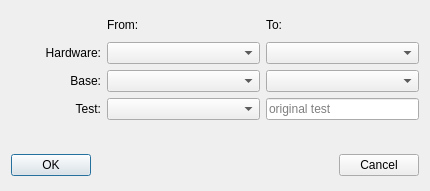
<?xml version="1.0" encoding="UTF-8"?>
<ui version="4.0">
 <class>NewProjectDialog</class>
 <widget class="QDialog" name="NewProjectDialog">
  <property name="geometry">
   <rect>
    <x>0</x>
    <y>0</y>
    <width>430</width>
    <height>191</height>
   </rect>
  </property>
  <property name="sizePolicy">
   <sizepolicy hsizetype="Minimum" vsizetype="Fixed">
    <horstretch>0</horstretch>
    <verstretch>0</verstretch>
   </sizepolicy>
  </property>
  <property name="minimumSize">
   <size>
    <width>0</width>
    <height>191</height>
   </size>
  </property>
  <property name="maximumSize">
   <size>
    <width>16777215</width>
    <height>191</height>
   </size>
  </property>
  <property name="windowTitle">
   <string>Dialog</string>
  </property>
  <layout class="QGridLayout" name="gridLayout">
   <item row="0" column="0">
    <layout class="QVBoxLayout" name="verticalLayout_4">
     <item>
      <layout class="QHBoxLayout" name="horizontalLayout">
       <item>
        <layout class="QVBoxLayout" name="verticalLayout_3">
         <item>
          <widget class="QLabel" name="NewProjectLabel_4">
           <property name="sizePolicy">
            <sizepolicy hsizetype="Fixed" vsizetype="Fixed">
             <horstretch>0</horstretch>
             <verstretch>0</verstretch>
            </sizepolicy>
           </property>
           <property name="minimumSize">
            <size>
             <width>90</width>
             <height>22</height>
            </size>
           </property>
           <property name="maximumSize">
            <size>
             <width>90</width>
             <height>22</height>
            </size>
           </property>
           <property name="text">
            <string/>
           </property>
           <property name="alignment">
            <set>Qt::AlignRight|Qt::AlignTrailing|Qt::AlignVCenter</set>
           </property>
          </widget>
         </item>
         <item>
          <widget class="QLabel" name="hardwareLabel">
           <property name="sizePolicy">
            <sizepolicy hsizetype="Fixed" vsizetype="Fixed">
             <horstretch>0</horstretch>
             <verstretch>0</verstretch>
            </sizepolicy>
           </property>
           <property name="minimumSize">
            <size>
             <width>90</width>
             <height>22</height>
            </size>
           </property>
           <property name="maximumSize">
            <size>
             <width>90</width>
             <height>22</height>
            </size>
           </property>
           <property name="text">
            <string>Hardware:</string>
           </property>
           <property name="alignment">
            <set>Qt::AlignRight|Qt::AlignTrailing|Qt::AlignVCenter</set>
           </property>
          </widget>
         </item>
         <item>
          <widget class="QLabel" name="baseLabel">
           <property name="sizePolicy">
            <sizepolicy hsizetype="Fixed" vsizetype="Fixed">
             <horstretch>0</horstretch>
             <verstretch>0</verstretch>
            </sizepolicy>
           </property>
           <property name="minimumSize">
            <size>
             <width>90</width>
             <height>22</height>
            </size>
           </property>
           <property name="maximumSize">
            <size>
             <width>90</width>
             <height>22</height>
            </size>
           </property>
           <property name="text">
            <string>Base:</string>
           </property>
           <property name="alignment">
            <set>Qt::AlignRight|Qt::AlignTrailing|Qt::AlignVCenter</set>
           </property>
          </widget>
         </item>
         <item>
          <widget class="QLabel" name="testLabel">
           <property name="sizePolicy">
            <sizepolicy hsizetype="Fixed" vsizetype="Fixed">
             <horstretch>0</horstretch>
             <verstretch>0</verstretch>
            </sizepolicy>
           </property>
           <property name="minimumSize">
            <size>
             <width>90</width>
             <height>22</height>
            </size>
           </property>
           <property name="maximumSize">
            <size>
             <width>90</width>
             <height>22</height>
            </size>
           </property>
           <property name="text">
            <string>Test:</string>
           </property>
           <property name="alignment">
            <set>Qt::AlignRight|Qt::AlignTrailing|Qt::AlignVCenter</set>
           </property>
          </widget>
         </item>
        </layout>
       </item>
       <item>
        <layout class="QVBoxLayout" name="verticalLayout_2">
         <item>
          <widget class="QLabel" name="fromLabel">
           <property name="sizePolicy">
            <sizepolicy hsizetype="MinimumExpanding" vsizetype="Fixed">
             <horstretch>0</horstretch>
             <verstretch>0</verstretch>
            </sizepolicy>
           </property>
           <property name="minimumSize">
            <size>
             <width>150</width>
             <height>22</height>
            </size>
           </property>
           <property name="maximumSize">
            <size>
             <width>150</width>
             <height>22</height>
            </size>
           </property>
           <property name="text">
            <string>From:</string>
           </property>
           <property name="alignment">
            <set>Qt::AlignLeading|Qt::AlignLeft|Qt::AlignVCenter</set>
           </property>
          </widget>
         </item>
         <item>
          <widget class="QComboBox" name="fromHardware">
           <property name="sizePolicy">
            <sizepolicy hsizetype="MinimumExpanding" vsizetype="Fixed">
             <horstretch>0</horstretch>
             <verstretch>0</verstretch>
            </sizepolicy>
           </property>
           <property name="minimumSize">
            <size>
             <width>150</width>
             <height>22</height>
            </size>
           </property>
           <property name="maximumSize">
            <size>
             <width>16777215</width>
             <height>22</height>
            </size>
           </property>
           <item>
            <property name="text">
             <string/>
            </property>
           </item>
           <item>
            <property name="text">
             <string>Commercial</string>
            </property>
           </item>
           <item>
            <property name="text">
             <string>Industrial</string>
            </property>
           </item>
           <item>
            <property name="text">
             <string>Automotive</string>
            </property>
           </item>
           <item>
            <property name="text">
             <string>Medical</string>
            </property>
           </item>
           <item>
            <property name="text">
             <string>Military</string>
            </property>
           </item>
          </widget>
         </item>
         <item>
          <widget class="QComboBox" name="fromBase">
           <property name="sizePolicy">
            <sizepolicy hsizetype="MinimumExpanding" vsizetype="Fixed">
             <horstretch>0</horstretch>
             <verstretch>0</verstretch>
            </sizepolicy>
           </property>
           <property name="minimumSize">
            <size>
             <width>150</width>
             <height>22</height>
            </size>
           </property>
           <property name="maximumSize">
            <size>
             <width>16777215</width>
             <height>22</height>
            </size>
           </property>
           <item>
            <property name="text">
             <string/>
            </property>
           </item>
           <item>
            <property name="text">
             <string>Commercial</string>
            </property>
           </item>
           <item>
            <property name="text">
             <string>Industrial</string>
            </property>
           </item>
           <item>
            <property name="text">
             <string>Automotive</string>
            </property>
           </item>
           <item>
            <property name="text">
             <string>Medical</string>
            </property>
           </item>
           <item>
            <property name="text">
             <string>Military</string>
            </property>
           </item>
          </widget>
         </item>
         <item>
          <widget class="QComboBox" name="fromTest">
           <property name="sizePolicy">
            <sizepolicy hsizetype="MinimumExpanding" vsizetype="Fixed">
             <horstretch>0</horstretch>
             <verstretch>0</verstretch>
            </sizepolicy>
           </property>
           <property name="minimumSize">
            <size>
             <width>150</width>
             <height>22</height>
            </size>
           </property>
           <property name="maximumSize">
            <size>
             <width>16777215</width>
             <height>22</height>
            </size>
           </property>
           <item>
            <property name="text">
             <string/>
            </property>
           </item>
           <item>
            <property name="text">
             <string>Commercial</string>
            </property>
           </item>
           <item>
            <property name="text">
             <string>Industrial</string>
            </property>
           </item>
           <item>
            <property name="text">
             <string>Automotive</string>
            </property>
           </item>
           <item>
            <property name="text">
             <string>Medical</string>
            </property>
           </item>
           <item>
            <property name="text">
             <string>Military</string>
            </property>
           </item>
          </widget>
         </item>
        </layout>
       </item>
       <item>
        <layout class="QVBoxLayout" name="verticalLayout">
         <item>
          <widget class="QLabel" name="toLabel">
           <property name="sizePolicy">
            <sizepolicy hsizetype="MinimumExpanding" vsizetype="Fixed">
             <horstretch>0</horstretch>
             <verstretch>0</verstretch>
            </sizepolicy>
           </property>
           <property name="minimumSize">
            <size>
             <width>150</width>
             <height>22</height>
            </size>
           </property>
           <property name="maximumSize">
            <size>
             <width>150</width>
             <height>22</height>
            </size>
           </property>
           <property name="text">
            <string>To:</string>
           </property>
           <property name="alignment">
            <set>Qt::AlignLeading|Qt::AlignLeft|Qt::AlignVCenter</set>
           </property>
          </widget>
         </item>
         <item>
          <widget class="QComboBox" name="toHardware">
           <property name="sizePolicy">
            <sizepolicy hsizetype="MinimumExpanding" vsizetype="Fixed">
             <horstretch>0</horstretch>
             <verstretch>0</verstretch>
            </sizepolicy>
           </property>
           <property name="minimumSize">
            <size>
             <width>150</width>
             <height>22</height>
            </size>
           </property>
           <property name="maximumSize">
            <size>
             <width>16777215</width>
             <height>22</height>
            </size>
           </property>
           <item>
            <property name="text">
             <string/>
            </property>
           </item>
           <item>
            <property name="text">
             <string>Commercial</string>
            </property>
           </item>
           <item>
            <property name="text">
             <string>Industrial</string>
            </property>
           </item>
           <item>
            <property name="text">
             <string>Automotive</string>
            </property>
           </item>
           <item>
            <property name="text">
             <string>Medical</string>
            </property>
           </item>
           <item>
            <property name="text">
             <string>Military</string>
            </property>
           </item>
          </widget>
         </item>
         <item>
          <widget class="QComboBox" name="toBase">
           <property name="sizePolicy">
            <sizepolicy hsizetype="MinimumExpanding" vsizetype="Fixed">
             <horstretch>0</horstretch>
             <verstretch>0</verstretch>
            </sizepolicy>
           </property>
           <property name="minimumSize">
            <size>
             <width>150</width>
             <height>22</height>
            </size>
           </property>
           <property name="maximumSize">
            <size>
             <width>16777215</width>
             <height>22</height>
            </size>
           </property>
           <item>
            <property name="text">
             <string/>
            </property>
           </item>
           <item>
            <property name="text">
             <string>Commercial</string>
            </property>
           </item>
           <item>
            <property name="text">
             <string>Industrial</string>
            </property>
           </item>
           <item>
            <property name="text">
             <string>Automotive</string>
            </property>
           </item>
           <item>
            <property name="text">
             <string>Medical</string>
            </property>
           </item>
           <item>
            <property name="text">
             <string>Military</string>
            </property>
           </item>
          </widget>
         </item>
         <item>
          <widget class="QLineEdit" name="toTest">
           <property name="minimumSize">
            <size>
             <width>150</width>
             <height>22</height>
            </size>
           </property>
           <property name="maximumSize">
            <size>
             <width>16777215</width>
             <height>22</height>
            </size>
           </property>
           <property name="autoFillBackground">
            <bool>false</bool>
           </property>
           <property name="placeholderText">
            <string>original test</string>
           </property>
           <property name="clearButtonEnabled">
            <bool>true</bool>
           </property>
          </widget>
         </item>
        </layout>
       </item>
      </layout>
     </item>
     <item>
      <widget class="QLabel" name="Feedback">
       <property name="sizePolicy">
        <sizepolicy hsizetype="Preferred" vsizetype="Fixed">
         <horstretch>0</horstretch>
         <verstretch>0</verstretch>
        </sizepolicy>
       </property>
       <property name="minimumSize">
        <size>
         <width>150</width>
         <height>22</height>
        </size>
       </property>
       <property name="maximumSize">
        <size>
         <width>16777215</width>
         <height>22</height>
        </size>
       </property>
       <property name="text">
        <string/>
       </property>
       <property name="alignment">
        <set>Qt::AlignCenter</set>
       </property>
      </widget>
     </item>
     <item>
      <layout class="QHBoxLayout" name="horizontalLayout_4">
       <item>
        <widget class="QPushButton" name="OKButton">
         <property name="text">
          <string>OK</string>
         </property>
        </widget>
       </item>
       <item>
        <spacer name="horizontalSpacer">
         <property name="orientation">
          <enum>Qt::Horizontal</enum>
         </property>
         <property name="sizeHint" stdset="0">
          <size>
           <width>40</width>
           <height>20</height>
          </size>
         </property>
        </spacer>
       </item>
       <item>
        <widget class="QPushButton" name="CancelButton">
         <property name="text">
          <string>Cancel</string>
         </property>
        </widget>
       </item>
      </layout>
     </item>
    </layout>
   </item>
  </layout>
 </widget>
 <resources/>
 <connections/>
</ui>
